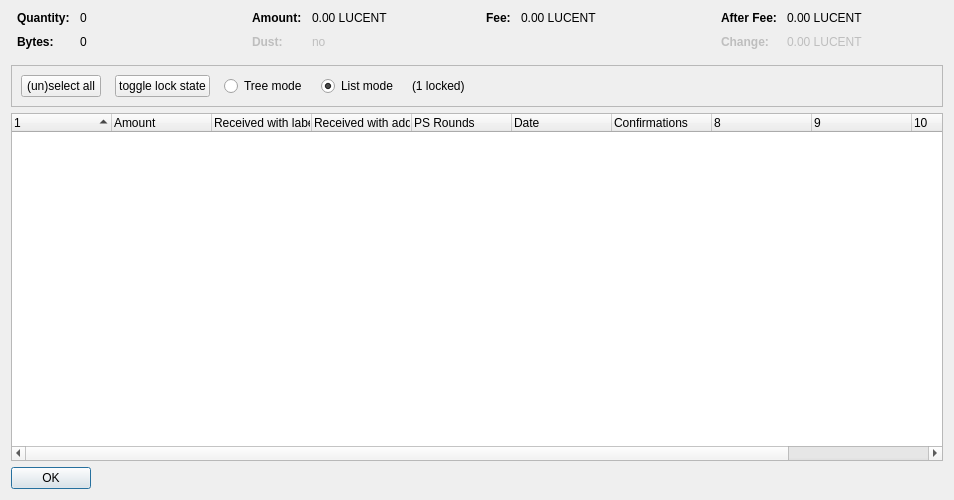
<?xml version="1.0" encoding="UTF-8"?>
<ui version="4.0">
 <class>CoinControlDialog</class>
 <widget class="QDialog" name="CoinControlDialog">
  <property name="geometry">
   <rect>
    <x>0</x>
    <y>0</y>
    <width>954</width>
    <height>500</height>
   </rect>
  </property>
  <property name="windowTitle">
   <string>Coin Selection</string>
  </property>
  <layout class="QVBoxLayout" name="verticalLayout">
   <item>
    <layout class="QHBoxLayout" name="horizontalLayoutTop" stretch="0,0,0,0">
     <property name="topMargin">
      <number>0</number>
     </property>
     <property name="bottomMargin">
      <number>10</number>
     </property>
     <item>
      <layout class="QFormLayout" name="formLayoutCoinControl1">
       <property name="horizontalSpacing">
        <number>10</number>
       </property>
       <property name="verticalSpacing">
        <number>10</number>
       </property>
       <property name="leftMargin">
        <number>6</number>
       </property>
       <property name="rightMargin">
        <number>6</number>
       </property>
       <item row="0" column="0">
        <widget class="QLabel" name="labelCoinControlQuantityText">
         <property name="font">
          <font>
           <weight>75</weight>
           <bold>true</bold>
          </font>
         </property>
         <property name="text">
          <string>Quantity:</string>
         </property>
        </widget>
       </item>
       <item row="0" column="1">
        <widget class="QLabel" name="labelCoinControlQuantity">
         <property name="cursor">
          <cursorShape>IBeamCursor</cursorShape>
         </property>
         <property name="contextMenuPolicy">
          <enum>Qt::ActionsContextMenu</enum>
         </property>
         <property name="text">
          <string notr="true">0</string>
         </property>
         <property name="textInteractionFlags">
          <set>Qt::LinksAccessibleByMouse|Qt::TextSelectableByKeyboard|Qt::TextSelectableByMouse</set>
         </property>
        </widget>
       </item>
       <item row="1" column="0">
        <widget class="QLabel" name="labelCoinControlBytesText">
         <property name="font">
          <font>
           <weight>75</weight>
           <bold>true</bold>
          </font>
         </property>
         <property name="text">
          <string>Bytes:</string>
         </property>
        </widget>
       </item>
       <item row="1" column="1">
        <widget class="QLabel" name="labelCoinControlBytes">
         <property name="cursor">
          <cursorShape>IBeamCursor</cursorShape>
         </property>
         <property name="contextMenuPolicy">
          <enum>Qt::ActionsContextMenu</enum>
         </property>
         <property name="text">
          <string notr="true">0</string>
         </property>
         <property name="textInteractionFlags">
          <set>Qt::LinksAccessibleByMouse|Qt::TextSelectableByKeyboard|Qt::TextSelectableByMouse</set>
         </property>
        </widget>
       </item>
      </layout>
     </item>
     <item>
      <layout class="QFormLayout" name="formLayoutCoinControl2">
       <property name="horizontalSpacing">
        <number>10</number>
       </property>
       <property name="verticalSpacing">
        <number>10</number>
       </property>
       <property name="leftMargin">
        <number>6</number>
       </property>
       <property name="rightMargin">
        <number>6</number>
       </property>
       <item row="0" column="0">
        <widget class="QLabel" name="labelCoinControlAmountText">
         <property name="font">
          <font>
           <weight>75</weight>
           <bold>true</bold>
          </font>
         </property>
         <property name="text">
          <string>Amount:</string>
         </property>
        </widget>
       </item>
       <item row="0" column="1">
        <widget class="QLabel" name="labelCoinControlAmount">
         <property name="cursor">
          <cursorShape>IBeamCursor</cursorShape>
         </property>
         <property name="contextMenuPolicy">
          <enum>Qt::ActionsContextMenu</enum>
         </property>
         <property name="text">
          <string notr="true">0.00 LUCENT</string>
         </property>
         <property name="textInteractionFlags">
          <set>Qt::LinksAccessibleByMouse|Qt::TextSelectableByKeyboard|Qt::TextSelectableByMouse</set>
         </property>
        </widget>
       </item>
       <item row="1" column="0">
        <widget class="QLabel" name="labelCoinControlLowOutputText">
         <property name="enabled">
          <bool>false</bool>
         </property>
         <property name="font">
          <font>
           <weight>75</weight>
           <bold>true</bold>
          </font>
         </property>
         <property name="text">
          <string>Dust:</string>
         </property>
        </widget>
       </item>
       <item row="1" column="1">
        <widget class="QLabel" name="labelCoinControlLowOutput">
         <property name="enabled">
          <bool>false</bool>
         </property>
         <property name="cursor">
          <cursorShape>IBeamCursor</cursorShape>
         </property>
         <property name="contextMenuPolicy">
          <enum>Qt::ActionsContextMenu</enum>
         </property>
         <property name="text">
          <string notr="true">no</string>
         </property>
         <property name="textInteractionFlags">
          <set>Qt::LinksAccessibleByMouse|Qt::TextSelectableByKeyboard|Qt::TextSelectableByMouse</set>
         </property>
        </widget>
       </item>
      </layout>
     </item>
     <item>
      <layout class="QFormLayout" name="formLayoutCoinControl3">
       <property name="horizontalSpacing">
        <number>10</number>
       </property>
       <property name="verticalSpacing">
        <number>10</number>
       </property>
       <property name="leftMargin">
        <number>6</number>
       </property>
       <property name="rightMargin">
        <number>6</number>
       </property>
       <item row="0" column="0">
        <widget class="QLabel" name="labelCoinControlFeeText">
         <property name="font">
          <font>
           <weight>75</weight>
           <bold>true</bold>
          </font>
         </property>
         <property name="text">
          <string>Fee:</string>
         </property>
        </widget>
       </item>
       <item row="0" column="1">
        <widget class="QLabel" name="labelCoinControlFee">
         <property name="cursor">
          <cursorShape>IBeamCursor</cursorShape>
         </property>
         <property name="contextMenuPolicy">
          <enum>Qt::ActionsContextMenu</enum>
         </property>
         <property name="text">
          <string notr="true">0.00 LUCENT</string>
         </property>
         <property name="textInteractionFlags">
          <set>Qt::LinksAccessibleByMouse|Qt::TextSelectableByKeyboard|Qt::TextSelectableByMouse</set>
         </property>
        </widget>
       </item>
      </layout>
     </item>
     <item>
      <layout class="QFormLayout" name="formLayoutCoinControl4">
       <property name="horizontalSpacing">
        <number>10</number>
       </property>
       <property name="verticalSpacing">
        <number>10</number>
       </property>
       <property name="leftMargin">
        <number>6</number>
       </property>
       <property name="rightMargin">
        <number>6</number>
       </property>
       <item row="0" column="0">
        <widget class="QLabel" name="labelCoinControlAfterFeeText">
         <property name="font">
          <font>
           <weight>75</weight>
           <bold>true</bold>
          </font>
         </property>
         <property name="text">
          <string>After Fee:</string>
         </property>
        </widget>
       </item>
       <item row="0" column="1">
        <widget class="QLabel" name="labelCoinControlAfterFee">
         <property name="cursor">
          <cursorShape>IBeamCursor</cursorShape>
         </property>
         <property name="contextMenuPolicy">
          <enum>Qt::ActionsContextMenu</enum>
         </property>
         <property name="text">
          <string notr="true">0.00 LUCENT</string>
         </property>
         <property name="textInteractionFlags">
          <set>Qt::LinksAccessibleByMouse|Qt::TextSelectableByKeyboard|Qt::TextSelectableByMouse</set>
         </property>
        </widget>
       </item>
       <item row="1" column="0">
        <widget class="QLabel" name="labelCoinControlChangeText">
         <property name="enabled">
          <bool>false</bool>
         </property>
         <property name="font">
          <font>
           <weight>75</weight>
           <bold>true</bold>
          </font>
         </property>
         <property name="text">
          <string>Change:</string>
         </property>
        </widget>
       </item>
       <item row="1" column="1">
        <widget class="QLabel" name="labelCoinControlChange">
         <property name="enabled">
          <bool>false</bool>
         </property>
         <property name="cursor">
          <cursorShape>IBeamCursor</cursorShape>
         </property>
         <property name="contextMenuPolicy">
          <enum>Qt::ActionsContextMenu</enum>
         </property>
         <property name="text">
          <string notr="true">0.00 LUCENT</string>
         </property>
         <property name="textInteractionFlags">
          <set>Qt::LinksAccessibleByMouse|Qt::TextSelectableByKeyboard|Qt::TextSelectableByMouse</set>
         </property>
        </widget>
       </item>
      </layout>
     </item>
    </layout>
   </item>
   <item>
    <widget class="QFrame" name="frame">
     <property name="minimumSize">
      <size>
       <width>0</width>
       <height>40</height>
      </size>
     </property>
     <property name="frameShape">
      <enum>QFrame::StyledPanel</enum>
     </property>
     <property name="frameShadow">
      <enum>QFrame::Sunken</enum>
     </property>
     <layout class="QHBoxLayout" name="horizontalLayout">
      <item>
       <layout class="QHBoxLayout" name="horizontalLayoutPanel" stretch="0,0,0,0,0,0">
        <property name="spacing">
         <number>14</number>
        </property>
        <item>
         <widget class="QPushButton" name="pushButtonSelectAll">
          <property name="sizePolicy">
           <sizepolicy hsizetype="Maximum" vsizetype="Fixed">
            <horstretch>0</horstretch>
            <verstretch>0</verstretch>
           </sizepolicy>
          </property>
          <property name="text">
           <string>(un)select all</string>
          </property>
          <property name="autoDefault">
           <bool>false</bool>
          </property>
         </widget>
        </item>
        <item>
         <widget class="QPushButton" name="pushButtonToggleLock">
          <property name="sizePolicy">
           <sizepolicy hsizetype="Maximum" vsizetype="Fixed">
            <horstretch>0</horstretch>
            <verstretch>0</verstretch>
           </sizepolicy>
          </property>
          <property name="text">
           <string>toggle lock state</string>
          </property>
          <property name="autoDefault">
           <bool>false</bool>
          </property>
         </widget>
        </item>
        <item>
         <widget class="QRadioButton" name="radioTreeMode">
          <property name="sizePolicy">
           <sizepolicy hsizetype="Maximum" vsizetype="Fixed">
            <horstretch>0</horstretch>
            <verstretch>0</verstretch>
           </sizepolicy>
          </property>
          <property name="text">
           <string>Tree mode</string>
          </property>
         </widget>
        </item>
        <item>
         <widget class="QRadioButton" name="radioListMode">
          <property name="sizePolicy">
           <sizepolicy hsizetype="Maximum" vsizetype="Fixed">
            <horstretch>0</horstretch>
            <verstretch>0</verstretch>
           </sizepolicy>
          </property>
          <property name="text">
           <string>List mode</string>
          </property>
          <property name="checked">
           <bool>true</bool>
          </property>
         </widget>
        </item>
        <item>
         <widget class="QLabel" name="labelLocked">
          <property name="text">
           <string>(1 locked)</string>
          </property>
         </widget>
        </item>
        <item>
         <spacer name="horizontalSpacer">
          <property name="orientation">
           <enum>Qt::Horizontal</enum>
          </property>
          <property name="sizeHint" stdset="0">
           <size>
            <width>40</width>
            <height>20</height>
           </size>
          </property>
         </spacer>
        </item>
       </layout>
      </item>
     </layout>
    </widget>
   </item>
   <item>
    <widget class="CoinControlTreeWidget" name="treeWidget">
     <property name="contextMenuPolicy">
      <enum>Qt::CustomContextMenu</enum>
     </property>
     <property name="sortingEnabled">
      <bool>false</bool>
     </property>
     <property name="columnCount">
      <number>11</number>
     </property>
     <attribute name="headerShowSortIndicator" stdset="0">
      <bool>true</bool>
     </attribute>
     <attribute name="headerStretchLastSection">
      <bool>false</bool>
     </attribute>
     <column>
      <property name="text">
       <string/>
      </property>
     </column>
     <column>
      <property name="text">
       <string>Amount</string>
      </property>
     </column>
     <column>
      <property name="text">
       <string>Received with label</string>
      </property>
     </column>
     <column>
      <property name="text">
       <string>Received with address</string>
      </property>
     </column>
     <column>
      <property name="text">
       <string>PS Rounds</string>
      </property>
     </column>
     <column>
      <property name="text">
       <string>Date</string>
      </property>
     </column>
     <column>
      <property name="text">
       <string>Confirmations</string>
      </property>
      <property name="toolTip">
       <string>Confirmed</string>
      </property>
     </column>
     <column>
      <property name="text">
       <string/>
      </property>
     </column>
     <column>
      <property name="text">
       <string/>
      </property>
     </column>
     <column>
      <property name="text">
       <string/>
      </property>
     </column>
     <column>
      <property name="text">
       <string/>
      </property>
     </column>
    </widget>
   </item>
   <item>
    <widget class="QDialogButtonBox" name="buttonBox">
     <property name="sizePolicy">
      <sizepolicy hsizetype="Maximum" vsizetype="Fixed">
       <horstretch>0</horstretch>
       <verstretch>0</verstretch>
      </sizepolicy>
     </property>
     <property name="orientation">
      <enum>Qt::Horizontal</enum>
     </property>
     <property name="standardButtons">
      <set>QDialogButtonBox::Ok</set>
     </property>
    </widget>
   </item>
  </layout>
 </widget>
 <customwidgets>
  <customwidget>
   <class>CoinControlTreeWidget</class>
   <extends>QTreeWidget</extends>
   <header>coincontroltreewidget.h</header>
  </customwidget>
 </customwidgets>
 <resources/>
 <connections/>
</ui>
